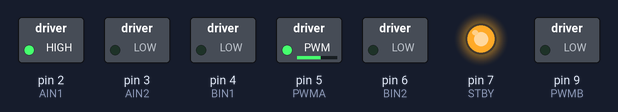
This sketch was run on a simulated Arduino Uno, built with avr-gcc and run on an emulated ATmega328P. Parts: switched loads named in the sketch (green lamp = pin HIGH), output pins drawn as LEDs (lit = HIGH). What the sketch prints to the serial monitor is not drawn.

Above: at 0.6 s.
At 2.6 s:
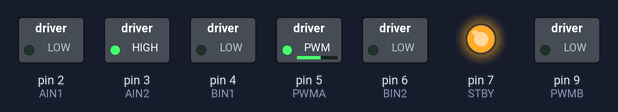
At 4.6 s:
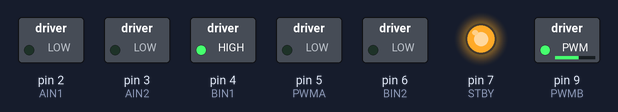
At 6.6 s:
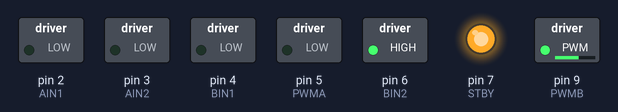
At 8.6 s:
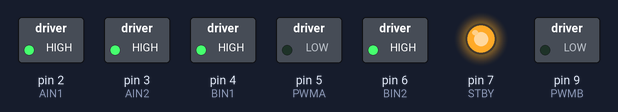
At 9.6 s:
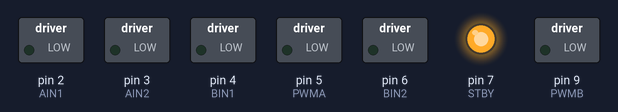
Timing chart, 0 to 11.1 s (numbered marks = the images above):
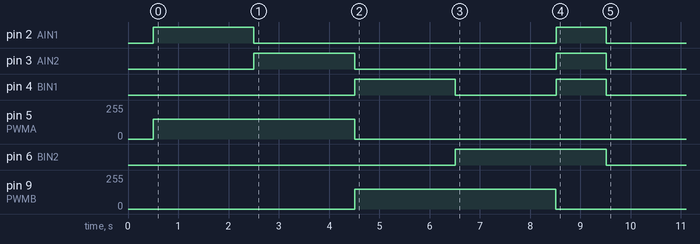

The sketch:

TB6612FNG_HW-166.ino
```cpp
/*
  =========================================================
  TB6612FNG (HW-166) Motor Driver Full Self-Diagnostic Test
  =========================================================

  Description:
  This program tests the **TB6612FNG (HW-166) motor driver**, verifying:

  ✅ PWM Motor Speed Control
  ✅ Motor Direction Control (CW & CCW)
  ✅ Standby & Brake Mode Functionality
  ✅ Independent Testing of Motor A & Motor B
  ✅ Voltage Measurement on PWM Pins (Optional)
  ✅ Compatible with Arduino Nano, Uno, Mega, ESP, STM32

  =========================================================
  📌 FIRST-TIME SETUP: Using TB6612FNG (HW-166) with Arduino
  =========================================================

  1️⃣ **Required Components**
     - ✅ Arduino Nano (or Uno, Mega, ESP, STM32, etc.)
     - ✅ TB6612FNG (HW-166) Motor Driver
     - ✅ Two DC Motors
     - ✅ Power Supply (6V-12V for motors, 5V for logic)

  2️⃣ **Wiring Connections (TB6612FNG → Arduino)**
     | **TB6612FNG (HW-166)** | **Arduino Nano (or any compatible board)** |
     |------------------------|----------------------------------|
     | **VCC** (Logic Power)  | **5V (or 3.3V for ESP)**        |
     | **GND**               | **GND**                         |
     | **VM** (Motor Power)  | **External 6V-12V Power Supply** |
     | **STBY**              | **D7**                           |
     | **AIN1**              | **D2**                           |
     | **AIN2**              | **D3**                           |
     | **PWMA**              | **D5 (PWM)**                     |
     | **BIN1**              | **D4**                           |
     | **BIN2**              | **D6**                           |
     | **PWMB**              | **D9 (PWM)**                     |

  3️⃣ **Uploading the Code**
     - Connect the Arduino Nano to your computer via **USB**.
     - Open **Arduino IDE**.
     - Go to **Tools → Board → Select Arduino Nano** (or your board).
     - **Select Programmer** as `"AVRISP mkII"`.
     - **Choose the Correct Port** from **Tools → Port**.
     - Click **Upload & Open Serial Monitor (115200 baud).**

  =========================================================
  📌 ENABLE OR DISABLE TESTS
  =========================================================
  Modify **true/false** below to enable or disable specific tests.
*/

// ======= Enable or Disable Tests =======
#define ENABLE_MOTOR_A_TEST  true
#define ENABLE_MOTOR_B_TEST  true
#define ENABLE_BRAKE_TEST    true
#define ENABLE_STANDBY_TEST  true
#define ENABLE_VOLTAGE_TEST  false  // Requires connection to A0

#define STBY  7  // Standby pin

// Motor A (Left Motor)
#define AIN1  2
#define AIN2  3
#define PWMA  5  // Must be a PWM pin

// Motor B (Right Motor)
#define BIN1  4
#define BIN2  6
#define PWMB  9  // Must be a PWM pin

void setup() {
    Serial.begin(115200);
    pinMode(STBY, OUTPUT);
    pinMode(AIN1, OUTPUT);
    pinMode(AIN2, OUTPUT);
    pinMode(PWMA, OUTPUT);
    pinMode(BIN1, OUTPUT);
    pinMode(BIN2, OUTPUT);
    pinMode(PWMB, OUTPUT);

    Serial.println("\n=== TB6612FNG (HW-166) Motor Driver Test ===");

    // 1. Standby Test
    if (ENABLE_STANDBY_TEST) {
        Serial.println("\n⏸️ Entering Standby Mode (Motors should stop)");
        digitalWrite(STBY, LOW);
        delay(500);
        Serial.println("✅ Confirm if motors stopped.");
        digitalWrite(STBY, HIGH);
    }

    // 2. Motor A Test
    if (ENABLE_MOTOR_A_TEST) {
        Serial.println("\n🔄 Testing Motor A (Check movement)");
        Serial.println("⏩ Rotating Forward...");
        digitalWrite(AIN1, HIGH);
        digitalWrite(AIN2, LOW);
        analogWrite(PWMA, 150);
        delay(2000);

        Serial.println("⏪ Rotating Reverse...");
        digitalWrite(AIN1, LOW);
        digitalWrite(AIN2, HIGH);
        delay(2000);

        Serial.println("🛑 Stopping Motor A.");
        digitalWrite(AIN1, LOW);
        digitalWrite(AIN2, LOW);
        analogWrite(PWMA, 0);
        Serial.println("✅ Confirm if Motor A moved.");
    }

    // 3. Motor B Test
    if (ENABLE_MOTOR_B_TEST) {
        Serial.println("\n🔄 Testing Motor B (Check movement)");
        Serial.println("⏩ Rotating Forward...");
        digitalWrite(BIN1, HIGH);
        digitalWrite(BIN2, LOW);
        analogWrite(PWMB, 150);
        delay(2000);

        Serial.println("⏪ Rotating Reverse...");
        digitalWrite(BIN1, LOW);
        digitalWrite(BIN2, HIGH);
        delay(2000);

        Serial.println("🛑 Stopping Motor B.");
        digitalWrite(BIN1, LOW);
        digitalWrite(BIN2, LOW);
        analogWrite(PWMB, 0);
        Serial.println("✅ Confirm if Motor B moved.");
    }

    // 4. Brake Test
    if (ENABLE_BRAKE_TEST) {
        Serial.println("\n⏹ Testing Brake Mode (Check if motors stop)");
        Serial.println("🛑 Engaging brake...");
        digitalWrite(AIN1, HIGH);
        digitalWrite(AIN2, HIGH);
        digitalWrite(BIN1, HIGH);
        digitalWrite(BIN2, HIGH);
        delay(1000);

        Serial.println("🛑 Releasing brake.");
        digitalWrite(AIN1, LOW);
        digitalWrite(AIN2, LOW);
        digitalWrite(BIN1, LOW);
        digitalWrite(BIN2, LOW);
        Serial.println("✅ Confirm if motors stopped immediately.");
    }

    // 5. Voltage Test
    if (ENABLE_VOLTAGE_TEST) {
        Serial.println("\n🔍 Checking Voltage Levels...");
        pinMode(A0, INPUT);
        float voltage = analogRead(A0) * (5.0 / 1023.0);
        Serial.print("⚡ Measured Voltage: ");
        Serial.println(voltage);
        Serial.println((voltage >= 4.7 && voltage <= 5.3) ? "✅ Logic Power is stable." : "❌ Warning: Logic Power unstable!");
    }

    Serial.println("\n✅ TB6612FNG Motor Driver Test Complete!");
}

void loop() {
    // No need to loop, test runs once
}
```
